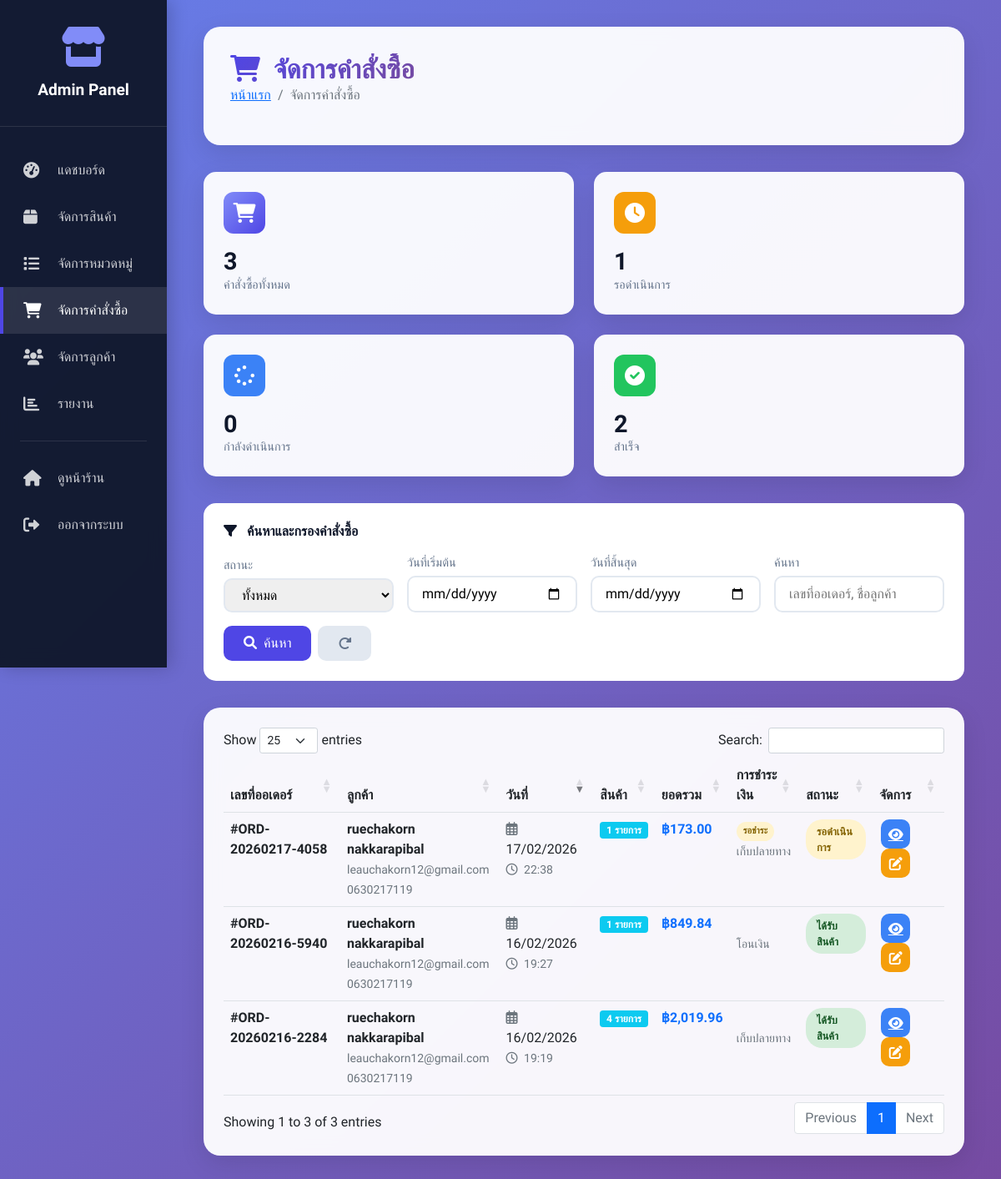
The app's page /admin/orders.php (signed in) with its own data.
### tables this page shows
CREATE TABLE `orders` (
  `id` int(11) NOT NULL,
  `user_id` int(11) DEFAULT NULL,
  `order_number` varchar(50) NOT NULL,
  `total_amount` decimal(10,2) NOT NULL,
  `shipping_address` text NOT NULL,
  `shipping_city` varchar(50) DEFAULT NULL,
  `shipping_postal` varchar(10) DEFAULT NULL,
  `shipping_country` varchar(50) DEFAULT NULL,
  `payment_method` varchar(50) DEFAULT NULL,
  `payment_status` enum('pending','completed','failed') DEFAULT 'pending',
  `order_status` enum('pending','processing','shipped','delivered','cancelled') DEFAULT 'pending',
  `notes` text DEFAULT NULL,
  `created_at` timestamp NOT NULL DEFAULT current_timestamp(),
  `updated_at` timestamp NOT NULL DEFAULT current_timestamp() ON UPDATE current_timestamp()
);

CREATE TABLE `users` (
  `id` int(11) NOT NULL,
  `username` varchar(50) NOT NULL,
  `email` varchar(100) NOT NULL,
  `password` varchar(255) NOT NULL,
  `first_name` varchar(50) DEFAULT NULL,
  `last_name` varchar(50) DEFAULT NULL,
  `phone` varchar(20) DEFAULT NULL,
  `address` text DEFAULT NULL,
  `city` varchar(50) DEFAULT NULL,
  `postal_code` varchar(10) DEFAULT NULL,
  `country` varchar(50) DEFAULT NULL,
  `role` enum('customer','admin') DEFAULT 'customer',
  `status` enum('active','inactive') DEFAULT 'active',
  `created_at` timestamp NOT NULL DEFAULT current_timestamp(),
  `updated_at` timestamp NOT NULL DEFAULT current_timestamp() ON UPDATE current_timestamp()
);

### admin/orders.php (the view, shortened to what this page needs)
<?php
$database = new Database();
$db = $database->getConnection();
$where = [];
$where_clause = !empty($where) ? "WHERE " . implode(" AND ", $where) : "";
$query = "SELECT o.*, u.first_name, u.last_name, u.email, u.phone,
          (SELECT COUNT(*) FROM order_items WHERE order_id = o.id) as item_count
          FROM orders o
          JOIN users u ON o.user_id = u.id
          $where_clause
          ORDER BY o.created_at DESC";
$stmt = $db->prepare($query);
$stmt->execute();
$orders = $stmt->fetchAll(PDO::FETCH_ASSOC);
$stats_query = "SELECT
                COUNT(*) as total_orders,
                SUM(CASE WHEN order_status = 'pending' THEN 1 ELSE 0 END) as pending_count,
                SUM(CASE WHEN order_status = 'processing' THEN 1 ELSE 0 END) as processing_count,
                SUM(CASE WHEN order_status = 'delivered' THEN 1 ELSE 0 END) as delivered_count,
                SUM(CASE WHEN payment_status = 'completed' THEN total_amount ELSE 0 END) as total_revenue
                FROM orders";
$stats_stmt = $db->prepare($stats_query);
$stats_stmt->execute();
$stats = $stats_stmt->fetch(PDO::FETCH_ASSOC);
?>
<!DOCTYPE html>
<html lang="en">
<head>
    <link href="https://cdn.jsdelivr.net/npm/bootstrap@5.1.3/dist/css/bootstrap.min.css" rel="stylesheet">
    <link rel="stylesheet" href="https://cdn.datatables.net/1.11.5/css/dataTables.bootstrap5.min.css">
    <link rel="stylesheet" href="https://cdnjs.cloudflare.com/ajax/libs/font-awesome/6.0.0/css/all.min.css">
</head>
<body>
    <div class="container-fluid">
        <div class="row">
            <div class="col-lg-2 col-md-3 p-0">
                <div class="admin-sidebar">
                    <div class="sidebar-header">
                        <i class="fas fa-store"></i>
                        <h5>Admin Panel</h5>
                    </div>
                    <div class="sidebar-menu">
                        <a href="dashboard.php">
                            <i class="fas fa-tachometer-alt"></i>
                            <span>แดชบอร์ด</span>
                        </a>
                        <a href="products.php">
                            <i class="fas fa-box"></i>
                            <span>จัดการสินค้า</span>
                        </a>
                        <a href="categories.php">
                            <i class="fas fa-list"></i>
                            <span>จัดการหมวดหมู่</span>
                        </a>
                        <a href="orders.php" class="active">
                            <i class="fas fa-shopping-cart"></i>
                            <span>จัดการคำสั่งซื้อ</span>
                        </a>
                        <a href="customers.php">
                            <i class="fas fa-users"></i>
                            <span>จัดการลูกค้า</span>
                        </a>
                        <a href="reports.php">
                            <i class="fas fa-chart-bar"></i>
                            <span>รายงาน</span>
                        </a>
                        <div class="sidebar-divider"></div>
                        <a href="../index.php">
                            <i class="fas fa-home"></i>
                            <span>ดูหน้าร้าน</span>
                        </a>
                        <a href="../logout.php">
                            <i class="fas fa-sign-out-alt"></i>
                            <span>ออกจากระบบ</span>
                        </a>
                    </div>
                </div>
            </div>
            <div class="col-lg-10 col-md-9">
                <div class="admin-content">
                    <div class="content-header fade-in">
                        <div class="d-flex justify-content-between align-items-center">
                            <div>
                                <h2 class="page-title">
                                    <i class="fas fa-shopping-cart me-2"></i>
                                    จัดการคำสั่งซื้อ
                                </h2>
                                <nav aria-label="breadcrumb">
                                    <ol class="breadcrumb">
                                        <li class="breadcrumb-item"><a href="dashboard.php">หน้าแรก</a></li>
                                        <li class="breadcrumb-item active">จัดการคำสั่งซื้อ</li>
                                    </ol>
                                </nav>
                            </div>
                        </div>
                    </div>
                    <div class="stats-grid fade-in">
                        <div class="stat-card">
                            <div class="stat-icon">
                                <i class="fas fa-shopping-cart"></i>
                            </div>
                            <div class="stat-value"><?php echo $stats['total_orders']; ?></div>
                            <div class="stat-label">คำสั่งซื้อทั้งหมด</div>
                        </div>
                        <div class="stat-card">
                            <div class="stat-icon" style="background: var(--warning);">
                                <i class="fas fa-clock"></i>
                            </div>
                            <div class="stat-value"><?php echo $stats['pending_count']; ?></div>
                            <div class="stat-label">รอดำเนินการ</div>
                        </div>
                        <div class="stat-card">
                            <div class="stat-icon" style="background: var(--info);">
                                <i class="fas fa-spinner"></i>
                            </div>
                            <div class="stat-value"><?php echo $stats['processing_count']; ?></div>
                            <div class="stat-label">กำลังดำเนินการ</div>
                        </div>
                        <div class="stat-card">
                            <div class="stat-icon" style="background: var(--success);">
                                <i class="fas fa-check-circle"></i>
                            </div>
                            <div class="stat-value"><?php echo $stats['delivered_count']; ?></div>
                            <div class="stat-label">สำเร็จ</div>
                        </div>
                    </div>
                    <div class="filter-section fade-in">
                        <h6 class="filter-title">
                            <i class="fas fa-filter me-2"></i>
                            ค้นหาและกรองคำสั่งซื้อ
                        </h6>
                        <form method="GET" class="filter-form">
                            <div class="filter-group">
                                <label>สถานะ</label>
                                <select name="status">
                                    <option value="">ทั้งหมด</option>
                                </select>
                            </div>
                            <div class="filter-group">
                                <label>วันที่เริ่มต้น</label>
                                <input type="date" name="date_from" value="<?php echo $_GET['date_from'] ?? ''; ?>">
                            </div>
                            <div class="filter-group">
                                <label>วันที่สิ้นสุด</label>
                                <input type="date" name="date_to" value="<?php echo $_GET['date_to'] ?? ''; ?>">
                            </div>
                            <div class="filter-group">
                                <label>ค้นหา</label>
                                <input type="text" name="search" placeholder="เลขที่ออเดอร์, ชื่อลูกค้า"
                                       value="<?php echo htmlspecialchars($_GET['search'] ?? ''); ?>">
                            </div>
                            <div class="filter-group d-flex gap-2">
                                <button type="submit" class="btn-filter">
                                    <i class="fas fa-search me-1"></i>
                                    ค้นหา
                                </button>
                                <a href="orders.php" class="btn-reset">
                                    <i class="fas fa-redo-alt"></i>
                                </a>
                            </div>
                        </form>
                    </div>
                    <div class="table-container fade-in">
                        <table id="ordersTable" class="table table-hover">
                            <thead>
                                <tr>
                                    <th>เลขที่ออเดอร์</th>
                                    <th>ลูกค้า</th>
                                    <th>วันที่</th>
                                    <th>สินค้า</th>
                                    <th>ยอดรวม</th>
                                    <th>การชำระเงิน</th>
                                    <th>สถานะ</th>
                                    <th>จัดการ</th>
                                </tr>
                            </thead>
                            <tbody>
                                <?php foreach($orders as $order): ?>
                                <tr>
                                    <td>
                                        <strong>#<?php echo $order['order_number']; ?></strong>
                                    </td>
                                    <td>
                                        <strong><?php echo $order['first_name'] . ' ' . $order['last_name']; ?></strong>
                                        <br>
                                        <small class="text-muted"><?php echo $order['email']; ?></small>
                                        <br>
                                        <small class="text-muted"><?php echo $order['phone']; ?></small>
                                    </td>
                                    <td>
                                        <i class="far fa-calendar-alt me-1 text-muted"></i>
                                        <?php echo date('d/m/Y', strtotime($order['created_at'])); ?>
                                        <br>
                                        <small class="text-muted">
                                            <i class="far fa-clock me-1"></i>
                                            <?php echo date('H:i', strtotime($order['created_at'])); ?>
                                        </small>
                                    </td>
                                    <td>
                                        <span class="badge bg-info">
                                            <?php echo $order['item_count']; ?> รายการ
                                        </span>
                                    </td>
                                    <td>
                                        <strong class="text-primary">
                                            ฿<?php echo number_format($order['total_amount'], 2); ?>
                                        </strong>
                                    </td>
                                    <td>
                                        <span class="payment-badge payment-<?php echo $order['payment_status']; ?>">
                                            <?php
                                                $payment_th = [
                                                    'pending' => 'รอชำระ',
                                                    'completed' => 'ชำระแล้ว',
                                                    'failed' => 'ล้มเหลว'
                                                ];
                                                echo $payment_th[$order['payment_status']] ?? $order['payment_status'];
                                            ?>
                                        </span>
                                        <br>
                                        <small class="text-muted">
                                            <?php
                                                $method_th = [
                                                    'credit_card' => 'บัตรเครดิต',
                                                    'bank_transfer' => 'โอนเงิน',
                                                    'cod' => 'เก็บปลายทาง'
                                                ];
                                                echo $method_th[$order['payment_method']] ?? $order['payment_method'];
                                            ?>
                                        </small>
                                    </td>
                                    <td>
                                        <span class="order-status status-<?php echo $order['order_status']; ?>">
                                            <?php
                                                $status_th = [
                                                    'pending' => 'รอดำเนินการ',
                                                    'processing' => 'กำลังดำเนินการ',
                                                    'shipped' => 'จัดส่งแล้ว',
                                                    'delivered' => 'ได้รับสินค้า',
                                                    'cancelled' => 'ยกเลิก'
                                                ];
                                                echo $status_th[$order['order_status']] ?? $order['order_status'];
                                            ?>
                                        </span>
                                    </td>
                                    <td>
                                        <a href="order-detail.php?id=<?php echo $order['id']; ?>"
                                           class="btn-action btn-view" title="ดูรายละเอียด">
                                            <i class="fas fa-eye"></i>
                                        </a>
                                        <button class="btn-action btn-edit" onclick="updateStatus(<?php echo $order['id']; ?>)" title="เปลี่ยนสถานะ">
                                            <i class="fas fa-edit"></i>
                                        </button>
                                    </td>
                                </tr>
                                <?php endforeach; ?>
                            </tbody>
                        </table>
                    </div>
                </div>
            </div>
        </div>
    </div>
</body>
</html>

### records on screen
orders: order_number "ORD-20260217-4058", user.first_name "ruechakorn", user.last_name "nakkarapibal", user.email "leauchakorn12@gmail.com", user.phone "0630217119", created_at "17/02/2026", created_at "22:38", item_count "1", total_amount "173.00", payment_status "รอชำระ", payment_method "เก็บปลายทาง", order_status "รอดำเนินการ"
orders: order_number "ORD-20260216-5940", user.first_name "ruechakorn", user.last_name "nakkarapibal", user.email "leauchakorn12@gmail.com", user.phone "0630217119", created_at "16/02/2026", created_at "19:27", item_count "1", total_amount "849.84", payment_method "โอนเงิน", order_status "ได้รับสินค้า"
orders: order_number "ORD-20260216-2284", user.first_name "ruechakorn", user.last_name "nakkarapibal", user.email "leauchakorn12@gmail.com", user.phone "0630217119", created_at "16/02/2026", created_at "19:19", item_count "4", total_amount "2,019.96", payment_method "เก็บปลายทาง", order_status "ได้รับสินค้า"

### other values on screen
$stats['total_orders'] "3"
$stats['pending_count'] "1"
$stats['processing_count'] "0"
$stats['delivered_count'] "2"
